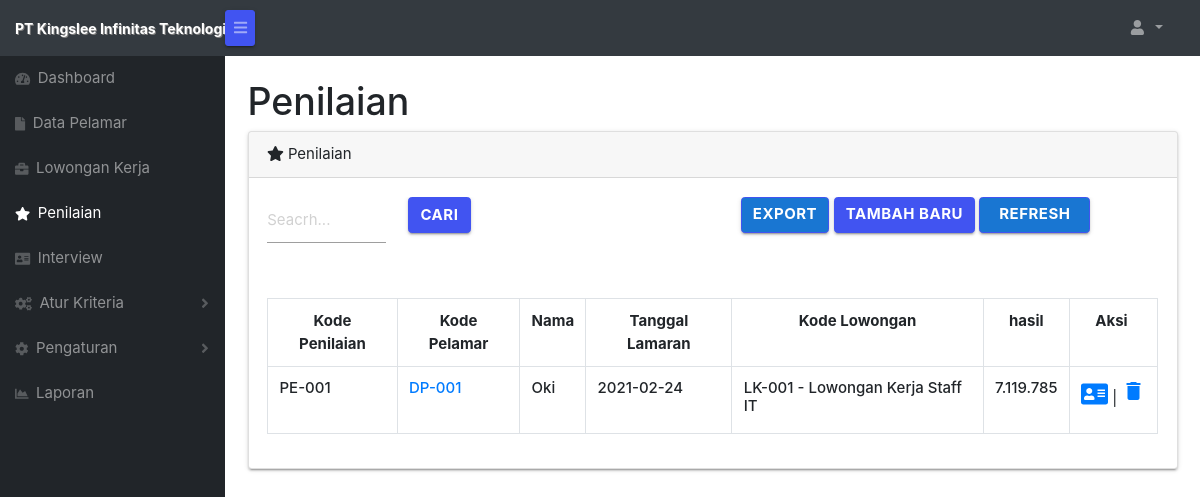
The page /forms/admin/penilaian.php on the database its author committed.
### tables this page shows
CREATE TABLE `penilaian` (
  `id` int(11) NOT NULL,
  `kode_penilaian` varchar(6) NOT NULL,
  `kode_pelamar` varchar(6) NOT NULL,
  `nama` varchar(100) NOT NULL,
  `tanggal_lamaran` date NOT NULL,
  `kode_lowongan` varchar(6) NOT NULL,
  `hasil` decimal(20,0) NOT NULL
);

CREATE TABLE `lowongankerja` (
  `id` int(11) NOT NULL,
  `kode_lowongan` varchar(6) NOT NULL,
  `nama` varchar(100) NOT NULL,
  `deskripsi` text NOT NULL,
  `persyaratan` text NOT NULL
);

### forms/admin/penilaian.php (the view, shortened to what this page needs)
<?php session_start();
include_once("../config.php");
$result = mysqli_query($koneksi, "SELECT * FROM penilaian ORDER BY hasil DESC");
$namauser = ( isset($_SESSION['user']) ) ? $_SESSION['user'] : '';
?>
<!DOCTYPE html>
<html lang="en">
    <head>
         <link href="../../fonts/material.css" rel="stylesheet">
    <link type="text/css" rel="stylesheet" href="../../css/materialize.min.css"  media="screen,projection"/>
       <link href="css/styles.css" rel="stylesheet" />
        <link href="https://cdn.datatables.net/1.10.20/css/dataTables.bootstrap4.min.css" rel="stylesheet" />
    </head>
   <body class="sb-nav-fixed">
        <nav class="sb-topnav navbar navbar-expand navbar-dark bg-dark">
            <a class="navbar-brand" href="index.php"><span class="label1">PT Kingslee Infinitas Teknologi</span></a>
            <button class="btn btn-link btn-sm order-1 order-lg-0" id="sidebarToggle" href="#"><i class="fas fa-bars"></i></button>
            <ul class="navbar-nav d-none d-md-inline-block form-inline ml-auto mr-0 mr-md-3 my-2 my-md-0">
                <li class="nav-item dropdown">
                    <a class="nav-link dropdown-toggle" id="userDropdown" href="#" role="button" data-toggle="dropdown" aria-haspopup="true" aria-expanded="false"><i class="fas fa-user fa-fw"></i><?php echo $namauser; ?>
                     </a>
                </li>
            </ul>
        </nav>
        <div id="layoutSidenav">
            <div id="layoutSidenav_nav">
                <nav class="sb-sidenav accordion sb-sidenav-dark" id="sidenavAccordion">
                    <div class="sb-sidenav-menu">
                        <div class="nav">
                            <a class="nav-link" href="index.php">
                                <div class="sb-nav-link-icon"><i class="fas fa-tachometer-alt"></i></div>
                                Dashboard
                            </a>
                            <a class="nav-link" href="datapelamar.php">
                                <div class="sb-nav-link-icon"><i class="fas fa-file"></i></div>
                                Data Pelamar
                            </a>
                            <a class="nav-link" href="lowongankerja.php">
                                <div class="sb-nav-link-icon"><i class="fas fa-briefcase"></i></div>
                                Lowongan Kerja
                            </a>
                            <a class="nav-link" href="penilaian.php">
                                <div class="sb-nav-link-icon"><i class="fas fa-star"></i></div>
                                Penilaian
                            </a>
                            <a class="nav-link" href="interview.php">
                                <div class="sb-nav-link-icon"><i class="fas fa-address-card"></i></div>
                                Interview
                            </a>
                            <a class="nav-link collapsed" href="#" data-toggle="collapse" data-target="#collapseLayouts" aria-expanded="false" aria-controls="collapseLayouts">
                                <div class="sb-nav-link-icon"><i class="fas fa-cogs"></i></div>
                                Atur Kriteria
                                <div class="sb-sidenav-collapse-arrow"><i class="fas fa-angle-down"></i></div>
                            </a>
                            <a class="nav-link collapsed" href="#" data-toggle="collapse" data-target="#collapsePages" aria-expanded="false" aria-controls="collapsePages">
                                <div class="sb-nav-link-icon"><i class="fas fa-cog"></i></div>
                                Pengaturan
                                <div class="sb-sidenav-collapse-arrow"><i class="fas fa-angle-down"></i></div>
                            </a>
                            <a class="nav-link" href="laporan.php">
                                <div class="sb-nav-link-icon"><i class="fas fa-chart-area"></i></div>
                                Laporan
                            </a>
                        </div>
                    </div>
                </nav>
            </div>
            <div id="layoutSidenav_content">
                <main>
            <div class="container-fluid">
                        <h1 class="mt-4">Penilaian</h1>
                <div class="card mb-4">
                            <div class="card-header"><i class="fas fa-star mr-1"></i>Penilaian</div>
                    <div class="card-body">
                        <div class="table-responsive">
                            <table class="table table-bordered" width="100%" cellspacing="0">
            <div class="row container">
                        <form name="cari" method="post" action="penilaian-cari.php" class="row">
                            <div class="col-2">
                                <input type="text" name="cari" placeholder="Seacrh..." class="validate" required title="Cari User">
                            </div>
                            <div class="col-1">
                                <input type="submit" name="cari2" value="cari" class="btn">
                            </div>
                         </form>
                            <div class="col-9"><div class="float-right">
                                <a href='penilaian-eksport.php' class="waves-effect waves-light btn blue darken-2">Export</a>
                                <a href='datapelamar.php' class="btn btn-dark ">Tambah Baru</a>
                                 <a href='penilaian.php' class="waves-effect waves-light btn blue darken-2">Refresh<i class="material-icons right"></i></a>
                                </div>
                            </div>
            </div>
                   <div class="table-responsive" >
                        <table class="table table-bordered " width="100%" cellspacing="0">
                            <tr   class="text-center" >
                                <th>Kode Penilaian</th>
                                <th>Kode Pelamar</th>
                                <th>Nama</th>
                                <th>Tanggal Lamaran</th>
                                <th>Kode Lowongan</th>
                                <th>hasil</th>
                                <th>&nbsp&nbsp&nbsp&nbspAksi&nbsp&nbsp&nbsp&nbsp&nbsp</th>
                            </tr>
                            <?php
                            while($user_data = mysqli_fetch_array($result)) {
                            $kode = $user_data['kode_lowongan'];
                            $datalowongan = mysqli_query($koneksi, "SELECT * FROM lowongankerja WHERE kode_lowongan='$kode'");
                            while($data_lowongan = mysqli_fetch_array($datalowongan))
                            {
                              $nama_lowongan=$data_lowongan['nama'];
                            }
                                $test = $user_data['kode_penilaian'];
                                echo "<tr>";
                                echo "<td> <h6>".$user_data['kode_penilaian']."</h6></td>";
                                 echo "<td> <h6>
                                <a href='penilaian-detail.php?kode_pelamar=$user_data[kode_pelamar]' style='text-decoration: none;'>
                                ".$user_data['kode_pelamar']."</a></h6></td>";
                                echo "<td class='text-justify'><h6>".$user_data['nama']."</h6></td>";
                                echo "<td class='text-justify'><h6>".$user_data['tanggal_lamaran']."</h6></td>";
                                echo "<td> <h6>".$user_data['kode_lowongan']." - ".$nama_lowongan."</h6> </td>";
                                echo "<td> <h6>".number_format($user_data['hasil'], 0, ',', '.')."</h6> </td>";
                                echo "<td class='text-center'> <a href='interview-tambah.php?id=$user_data[id]' style='text-decoration: none; '><i class='material-icons fas fa-address-card'  title='Interview $test'></i></a>
                                | <a data-id='1' class='hapus' href='penilaian-delete.php?id=$user_data[id]' style='text-decoration: none;'><i class='material-icons' title='Hapus $test'>delete</i></a>
                                "
                                ;
                            }
                            ?>
                          </table>
                                  </table>
                                 </div>
                        </div>
               </div>
          </div>
        </main>
    </div>
    </body>
</html>

### forms/admin/penilaian.php (style rules this page uses)
.label1 { font-size: 14px; font-weight: bold; text-shadow: 1px 1px 0px gray; }

### rows shown on the page
penilaian: kode_penilaian "PE-001", kode_pelamar "DP-001", nama "Oki", tanggal_lamaran "2021-02-24", kode_lowongan "LK-001", lowongankerja.nama "Lowongan Kerja Staff IT", hasil "7.119.785"
